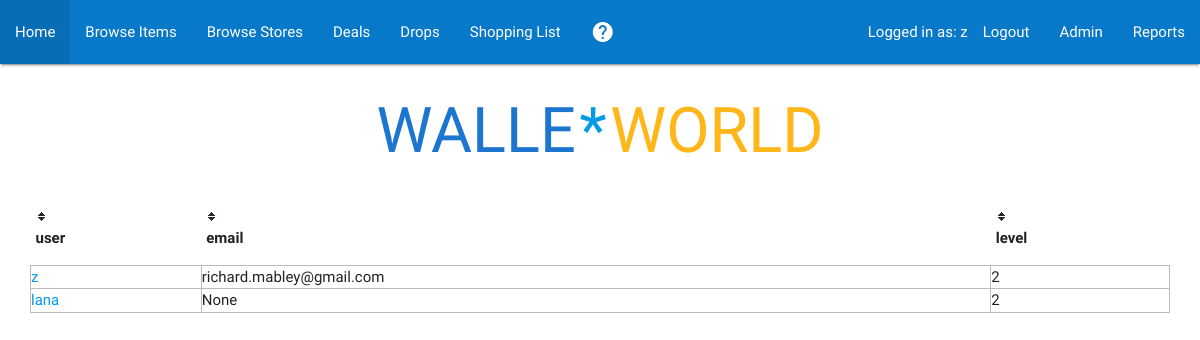
Before: /admin/users (signed in) with the older database file.
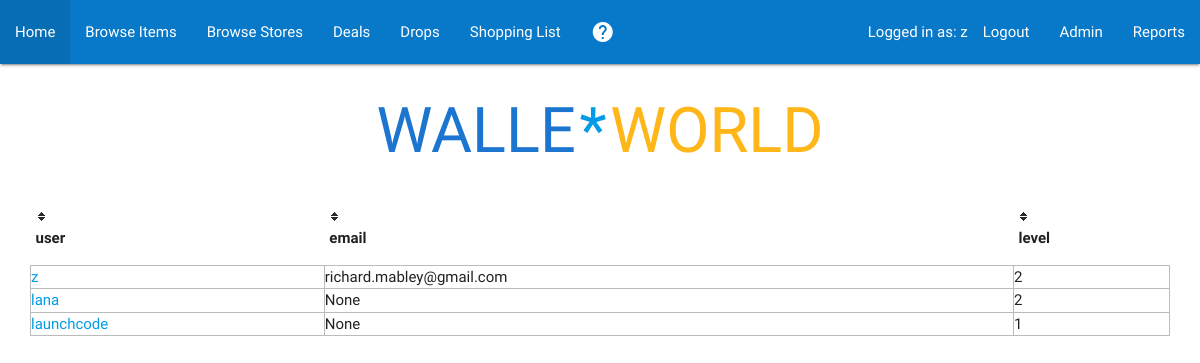
After: the same page with the newer database file.
### tables this page shows
CREATE TABLE users (
  uid integer primary key autoincrement,
  username text unique not null,
  hash text not null,
  email text
, LEVEL integer NOT NULL DEFAULT 1);

### application.py (the view, shortened to what this page needs)
@app.route('/admin/users', methods=['GET', 'POST'])
@login_required
def users():
    db= get_db()
    level = query_db('SELECT level FROM users where uid=?',[session["user_id"]],one=True)['level']
    if level > 1:
            if request.method=="GET":
                if request.args.get("user"):
                    user = query_db('SELECT * FROM users where username=?',[request.args.get("user")])
                    if user:
                        return render_template("user.html", user=user)
                    else:
                        return render_template("sorry.html", message="User not found!")
                else:
                    users = query_db('SELECT * FROM users')
                    return render_template("users.html", users=users)
    else:
        return render_template("sorry.html", message="You're no administrator!")

### application.py (called while the page is built)
def connect_db():
    rv = sqlite3.connect(app.config['DATABASE'])
    rv.row_factory = sqlite3.Row
    return rv

def query_db(query, args=(), one=False):
    cur = get_db().execute(query, args)
    rv = cur.fetchall()
    cur.close()
    return (rv[0] if rv else None) if one else rv

def get_db():
    if not hasattr(g, 'sqlite_db'):
        g.sqlite_db = connect_db()
    return g.sqlite_db

### helpers.py (called while the page is built)
def login_required(f):
    @wraps(f)
    def decorated_function(*args, **kwargs):
        if session.get("user_id") is None:
            return redirect("/login")
        return f(*args, **kwargs)
    return decorated_function

### templates/users.html
{% extends "layout.html" %} {% block body %}
<table id="users" class="tablesorter">
    <thead>
        <tr>
            <th>user</th>
            <th>email</th>
            <th>level</th>
        </tr>
    </thead>
    <tbody>
        {% for user in users %}
        <tr>
            <td><a href="/admin/users?user={{user.username}}">{{user.username}}</a></td>
            <td>{{user.email}}</td>
            <td>{{user.level}}</td>
        </tr>
        {%endfor%}
    </tbody>
</table>
{% endblock %}

Changed rows visible on the page:
added users: username "launchcode", email "None", level "1"
